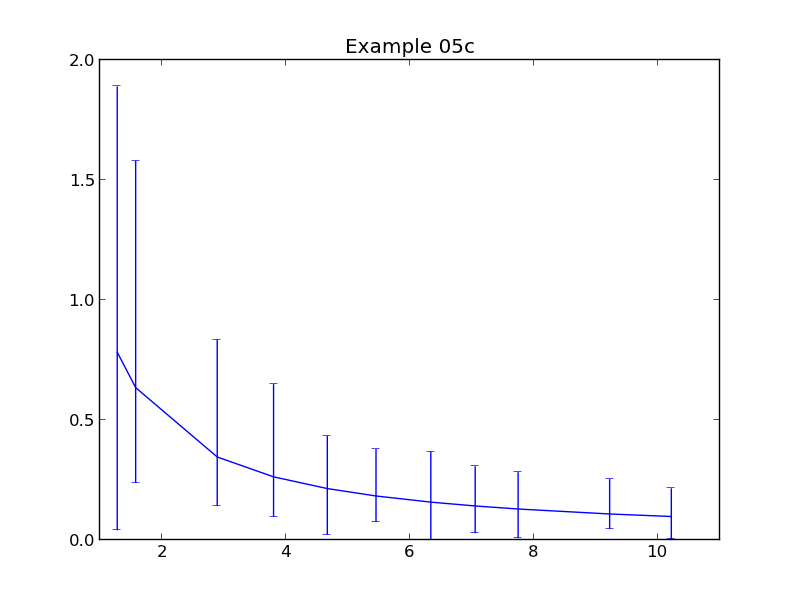

The script that saved this image:
import matplotlib.pyplot as pyplot

# plotdata is a local module for our convenience
import plotdata

# x and y are lits of floating point numbers
x = plotdata.data05x
y = plotdata.data05y

yminus = plotdata.data05ym
yplus  = plotdata.data05yp

# Plot y against x
pyplot.errorbar(x,y, yerr=(yminus,yplus))

pyplot.title('Example 05c')
pyplot.savefig('example05c.png')
